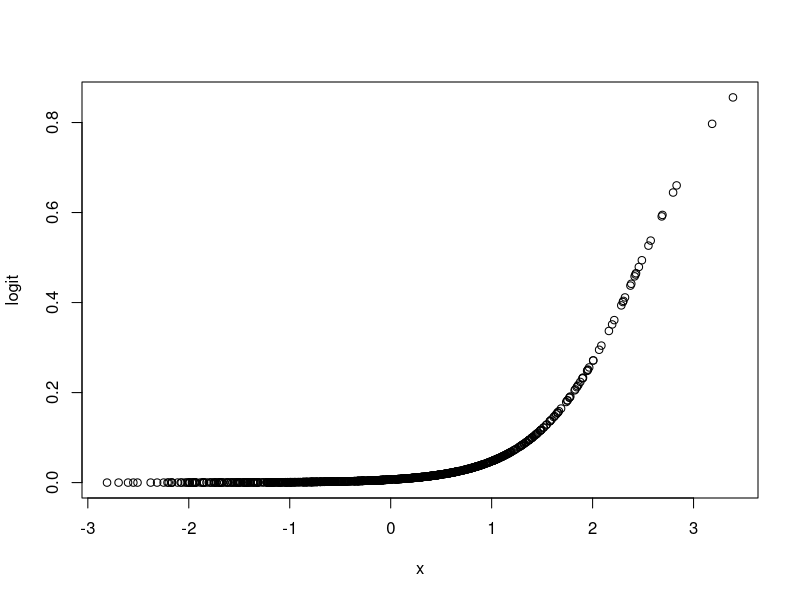
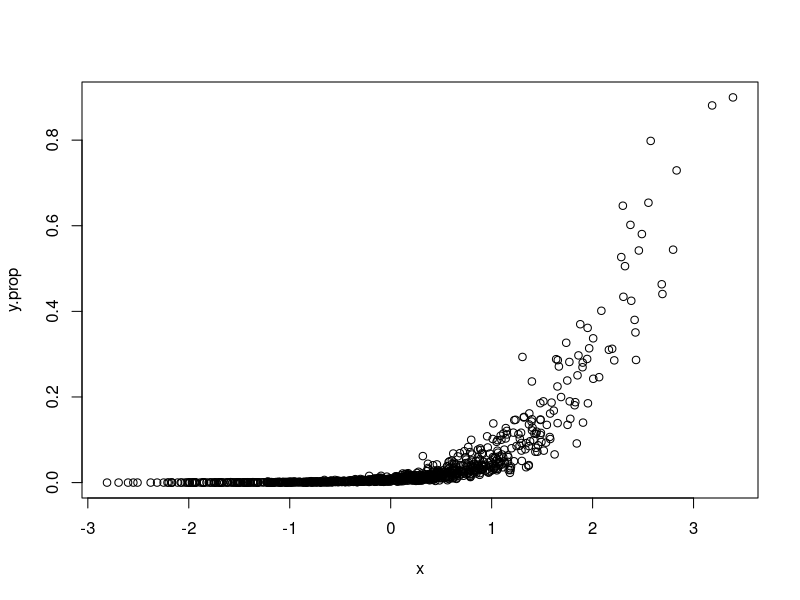
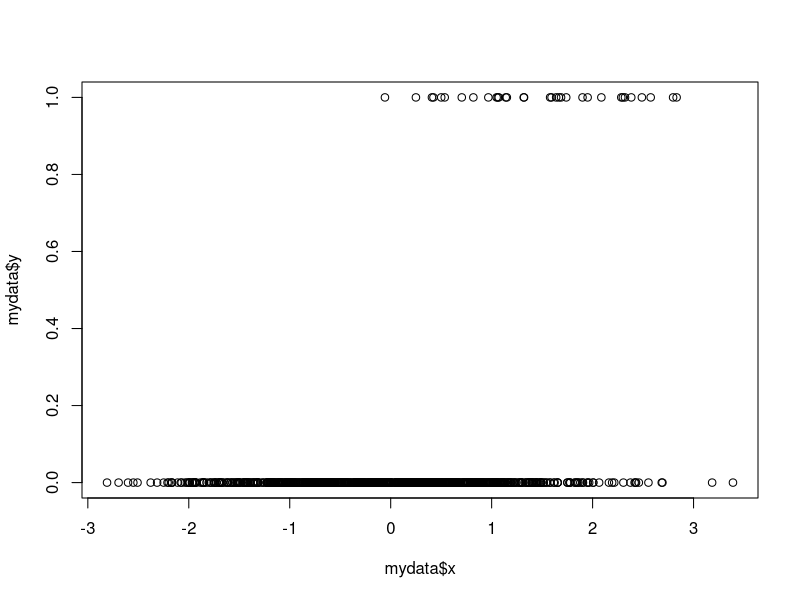

Write the R code that produced these figures, in order.


set.seed(123)
size <- 1000
x <- runif(size, min=0, max=5)
x <- rnorm(size)

a <- 2
beta <- -5

e <- rnorm(size, 0, 0.5)
#e <- dlogis(e)

logit <- exp(beta+a*x)/(1+exp(beta+a*x))

y.prop <- exp(beta+a*x+e)/(1+exp(beta+a*x+e))


#logit <- sort(logit)
plot(x, logit)
plot(x, y.prop)

mydata <- data.frame(y.prop,x)
#mydata$y <- 0; mydata$y[mydata$y.prop >= .5] <- 1
mydata$y = rbinom(size,1,mydata$y.prop) 

plot(mydata$x, mydata$y)

mylogit <- glm(y ~ x, data = mydata, family = binomial(link="logit"))
summary(mylogit)




set.seed(123)
#create data:
x1 = rnorm(1000)           # some continuous variables 
x2 = rnorm(1000)
z = 1 + 2*x1 + 3*x2        # linear combination with a bias
pr = 1/(1+exp(-z))         # pass through an inv-logit function
y = rbinom(1000,1,pr)      # bernoulli response variable

#now feed it to glm:
df = data.frame(y=y,x1=x1,x2=x2)
glm =glm(y~x1+x2, data=df, family="binomial")
summary(glm)
